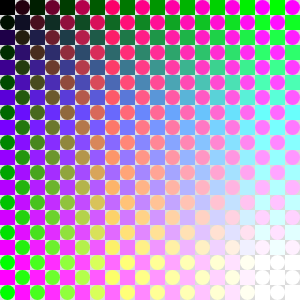
Frame 1 (no input)
Frame 60 (no input): identical to frame 1, image omitted
Frame 120 (the mouse pressed at the canvas centre since frame 60): identical to frame 1, image omitted

The p5.js sketch that drew this single still picture (run headless with seeded random() and noise() and a simulated clock; from frame 60 on, the mouse is pressed at the canvas centre):

// p5.js sketch
// ── sketch.js
function setup() {
    createCanvas(300, 300);
    noStroke();
    fill(60);
}

function draw() {
    background(220);

    let count = 20;
    let cellSize = width / count;


    for (let row = 0; row < count; row++) {
        for (let col = 0; col < 40; col++) {
            let x = col * cellSize;
            let y = row * cellSize;

            let color = map(row, 0, 5, 0, 180);
            let color2 = map(col, 0, 5, 0, 180);

            let even = (col + row) % 2 === 0

            if (even) {
                fill(y, x, color)
                square(x, y, cellSize)
            } else {
                fill(color2, y, x)
                circle(x + cellSize / 2, y + cellSize / 2, cellSize)
            }
        }
    }
}
